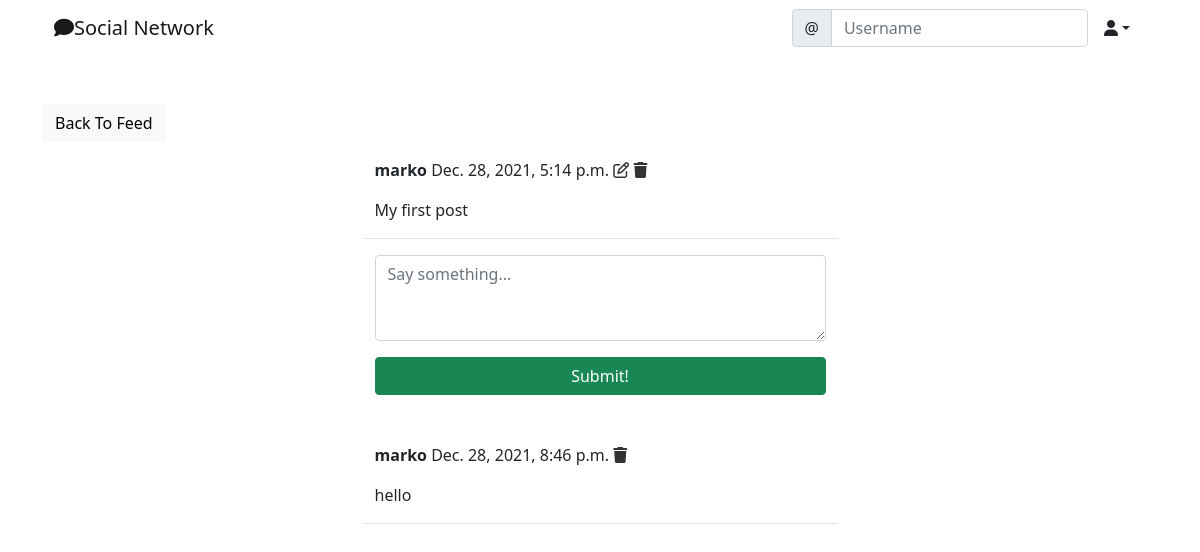
The app's page /social/post/1 (signed in) with its own data.
### social/models.py (models this page shows)
class Post(models.Model):
    body = models.TextField()
    created_on = models.DateTimeField(default=timezone.now)
    author = models.ForeignKey(User, on_delete=models.CASCADE)

class Comment(models.Model):
    comment = models.TextField()
    created_on = models.DateTimeField(default=timezone.now)
    author = models.ForeignKey(User, on_delete=models.CASCADE)
    post = models.ForeignKey('Post', on_delete=models.CASCADE)

### social/views.py (the view, shortened to what this page needs)
# urls.py: path('post/<int:pk>', PostDetailView.as_view(), name='post-detail'),
class PostDetailView(LoginRequiredMixin, View):
    def get(self, request, pk, *args, **kwargs):
        post = Post.objects.get(pk=pk)
        form = CommentForm()
        comments = Comment.objects.filter(post=post).order_by('-created_on')
        context = {
            'post': post,
            'form': form,
            'comments': comments,
        }
        return render(request, 'social/post_detail.html', context)

### social/forms.py
class CommentForm(forms.ModelForm):
    comment = forms.CharField(
        label='',
        widget=forms.Textarea(attrs={
            'rows': 3,
            'placeholder': 'Say something...',
        })
    )
    class Meta:
        model = Comment
        fields = ['comment']

### social/templates/social/post_detail.html (shortened to what this page needs)
{% extends 'landing/base.html' %}
{% load crispy_forms_tags %}
{% block content %}
    <div class="container">
        <div class="row mt-5">
            <div class="col-md-5 col-sm-6">
                <a href="{% url 'post-list' %}" class="btn btn-light">Back To Feed</a>
            </div>
        </div>
        <div class="row justify-content-center mt-3">
            <div class="col-md-5 col-sm-12 border-bottom">
                <p>
                    <strong>{{post.author}}</strong> {{post.created_on}}
                    {% if request.user == post.author %}
                        <a href="{% url 'post-edit' post.pk %}" style="color: #333;"><i class="far fa-edit"></i></a>
                        <a href="{% url 'post-delete' post.pk %}" style="color: #333;"><i class="fas fa-trash"></i></a>
                    {% endif %}
                </p>
                <p>{{post.body}}</p>
            </div>
        </div>
        <div class="row justify-content-center mt-3 mb-5">
            <div class="col-md-5 col-sm-12">
                <form method="POST">
                    {{form | crispy}}
                    <div class="d-grid gap-2">
                        <button class="btn btn-success mt-3">Submit!</button>
                    </div>
                </form>
            </div>
        </div>
        {% for comment in comments %}
        <div class="row justify-content-center mt-3 mb-5">
            <div class="col-md-5 col-sm-12 border-bottom">
                <p>
                    <strong>{{comment.author}}</strong> {{comment.created_on}}
                    {% if request.user == comment.author %}
                        <a href="{% url 'comment-delete' post.pk comment.pk %}" style="color: #333;"><i class="fas fa-trash"></i></a>
                    {% endif %}
                </p>
                <p>{{comment.comment}}</p>
            </div>
        </div>
        {% endfor %}
    </div>
{% endblock content %}

### records on screen
Post: author "marko", created_on "Dec. 28, 2021, 5:14 p.m.", body "My first post"
Comment: author "marko", created_on "Dec. 28, 2021, 8:46 p.m.", comment "hello"
